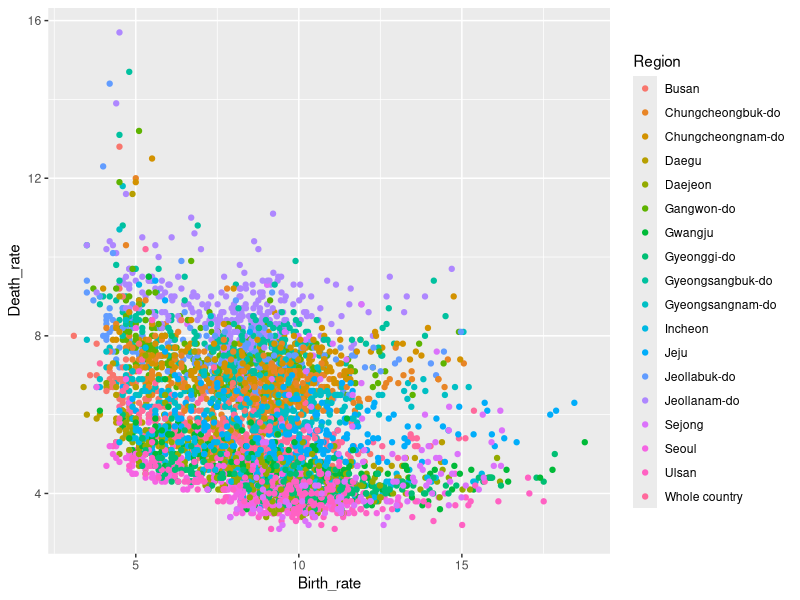
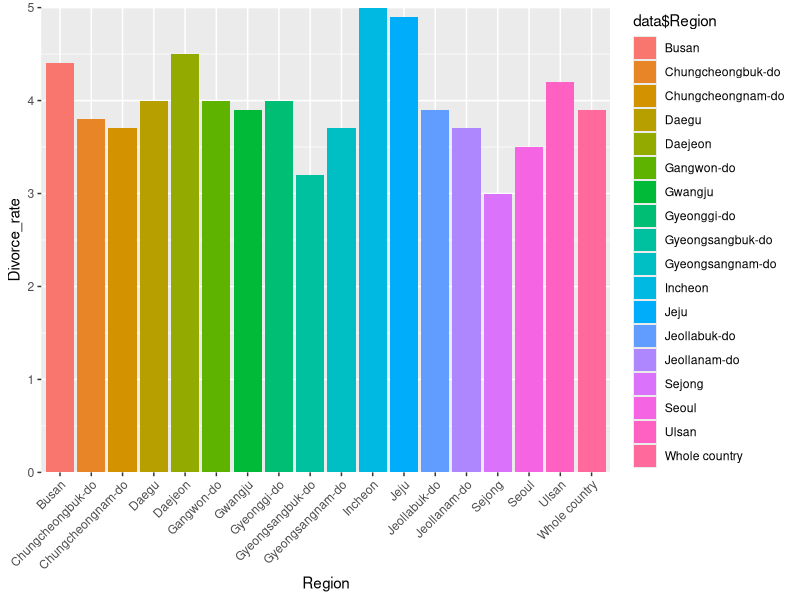
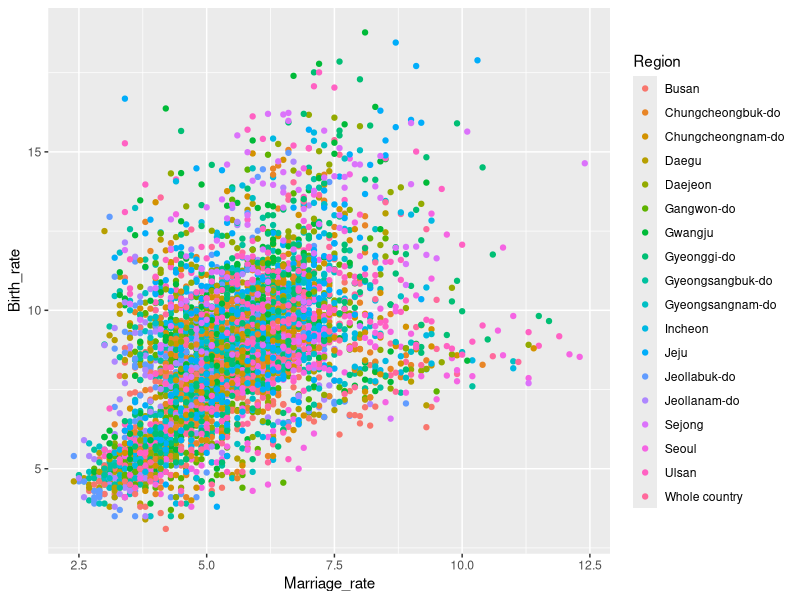
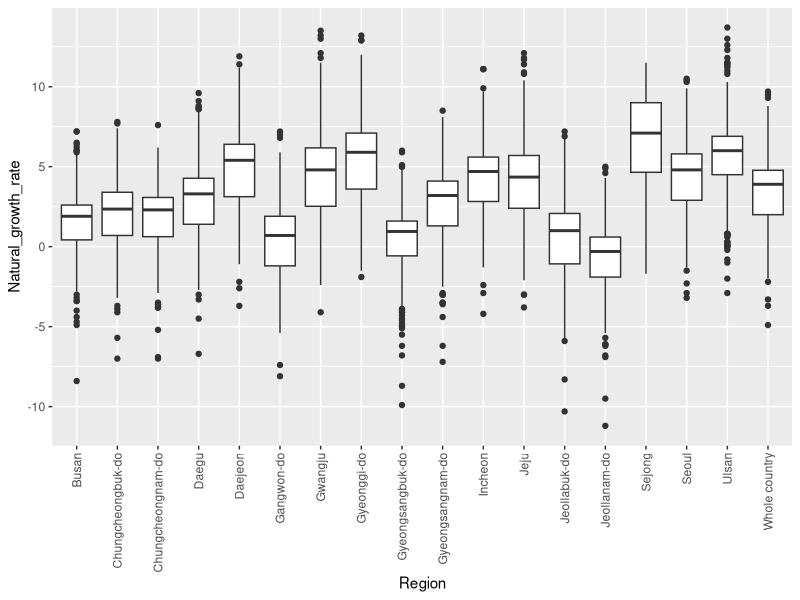

Write R code to recreate these figures, in order.
## ---- chunk 1

library("tidyverse")
library("lubridate")
library("ggthemes")
## ---- chunk 2

data <- read_csv("Korean_demographics_2000-2022.csv")

head(data)
glimpse(data)
str(data)
## ---- chunk 3

head(data$Date, 25)

data$Date <- lubridate::dmy(data$Date)
str(data)
## ---- chunk 4

glimpse(data)
sum(is.na(data$Date))
## ---- chunk 5

data %>%
	ggplot(aes(x = Birth_rate, y = Death_rate)) +
	geom_point(aes(color = Region))
## ---- chunk 6

data %>%
	group_by(Region) %>%
	ggplot(aes(x = Region, y = Divorce_rate, fill = data$Region)) +
	geom_col(position = "dodge") +
	scale_y_continuous(expand = c(0, 0)) +
	theme(axis.text.x = element_text(angle = 45, hjust = 1))
## ---- chunk 7

data %>%
	ggplot(aes(x = Marriage_rate, y = Birth_rate)) +
	geom_point(aes(color = Region))
## ---- chunk 8

data %>%
	group_by(Region) %>%
	summarize(mean(Death_rate), mean(Divorce_rate))
## ---- chunk 9

glimpse(data)

data %>%
	group_by(Region) %>%
	ggplot(aes(x = Region, y = Natural_growth_rate)) +
	geom_boxplot() +
	theme(axis.text.x = element_text(angle = 90, vjust = 0.5, hjust = 1))
